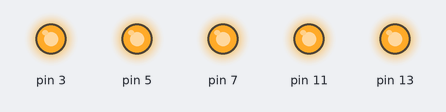
The program below on a simulated Raspberry Pi (header pin numbers). Shown: output pins drawn as LEDs (lit = HIGH). At 10.0 s the program stops and its outputs stay as they are.

Above: at 0.5 s.
At 3.5 s:
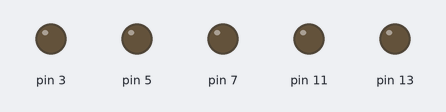
Timing chart, 0 to 4.6 s (numbered marks = the images above):
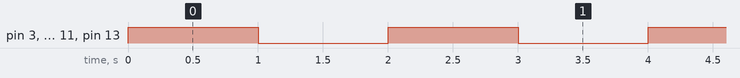

Measured:
- by itself, pin 3, pin 5, pin 7, pin 11, pin 13: alternates HIGH for 1.0 s and LOW for 1.0 s, 10 changes in all, then stays LOW

The program:

5ledsBlink.py
```python
import RPi.GPIO as gpio
from time import sleep

gpio.setwarnings(False)
gpio.setmode(gpio.BOARD)
gpio.setup(3,gpio.OUT,initial=gpio.LOW)
gpio.setup(5,gpio.OUT,initial=gpio.LOW)
gpio.setup(7,gpio.OUT,initial=gpio.LOW)
gpio.setup(11,gpio.OUT,initial=gpio.LOW)
gpio.setup(13,gpio.OUT,initial=gpio.LOW)

i=0
for i in range(0,5,1):

#     all 5 leds blink at a time


    gpio.output(7,gpio.HIGH)

    gpio.output(5,gpio.HIGH)


    gpio.output(11,gpio.HIGH)


    gpio.output(3,gpio.HIGH)


    gpio.output(13,gpio.HIGH)


    sleep(1)

    gpio.output(7,gpio.LOW)

    gpio.output(5,gpio.LOW)


    gpio.output(11,gpio.LOW)


    gpio.output(3,gpio.LOW)


    gpio.output(13,gpio.LOW)

    sleep(1)
```
